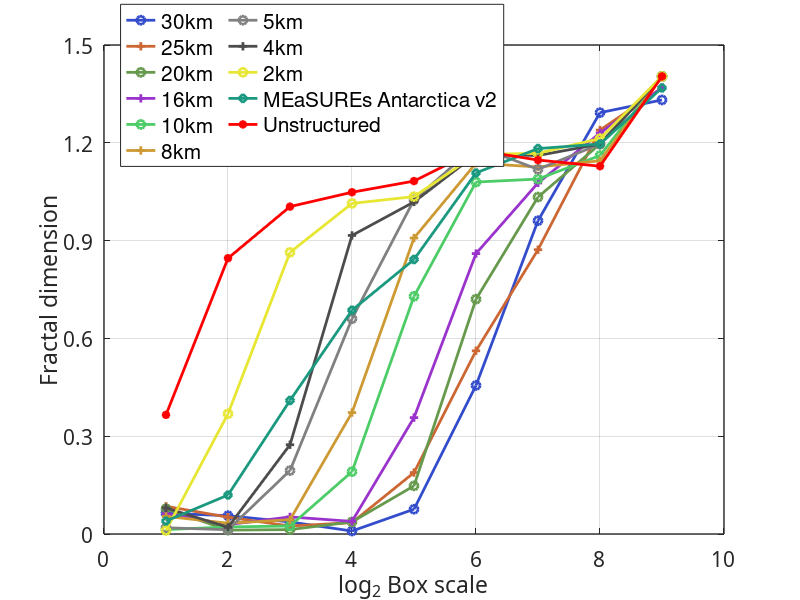
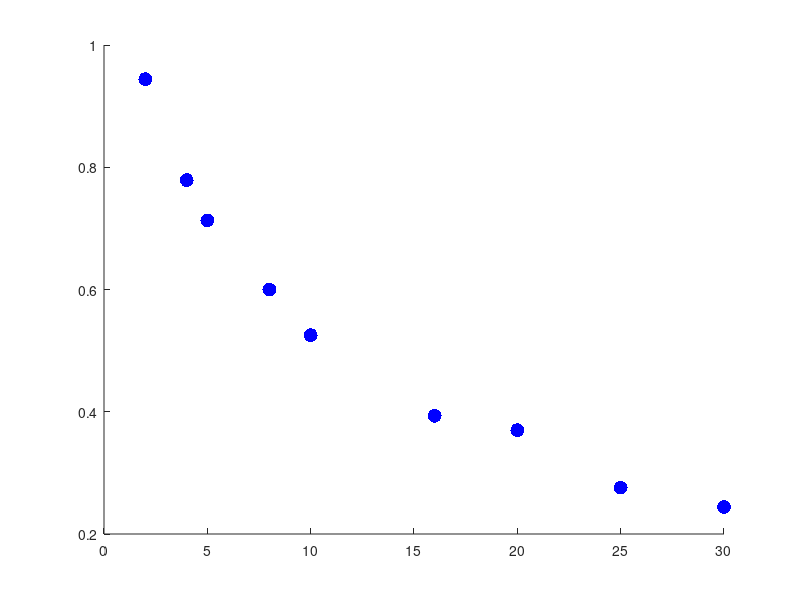

The MATLAB source for these figures, in order: (Note: this script raises an error after producing the figures.)
custom_colors = [
    0.2, 0.3, 0.8;    % 鲜艳的蓝色
    0.8, 0.4, 0.2;    % 鲜艳的橙色
    0.4, 0.6, 0.3;    % 鲜艳的绿色

    0.6, 0.2, 0.8;    % 紫色
    0.3, 0.8, 0.4;    % 青色
    0.8, 0.6, 0.2;    % 橙色

    0.5, 0.5, 0.5;    % 中性灰色
    0.3, 0.3, 0.3;    % 深灰色
    0.9, 0.9, 0.2;    % 亮黄色
    0.1, 0.6, 0.5;    % 海蓝色
];
boxSizes = 2.^(1:9);
logSizes = log2(boxSizes);
km30 = [0.0636,0.0562,0.0370,0.0091,0.0760,0.4557,0.9610,1.2925,1.3315];
km25 = [0.0850,0.0515,0.0245,0.0348,0.1884,0.5620,0.8721,1.2390,1.3685];
km20 = [0.0774,0.0119,0.0135,0.0370,0.1477,0.7203,1.0336,1.1962,1.4037];
km16 = [0.0623,0.0289,0.0524,0.0387,0.3570,0.8602,1.0769,1.2297,1.3685];
km10 = [0.0135,0.0217,0.0245,0.1912,0.7290,1.0796,1.0888,1.1610,1.4037];
km8 = [0.0541,0.0331,0.0437,0.3725,0.9078,1.1376,1.1258,1.1448,1.4037];
km5 = [0.0191,0.0131,0.1946,0.6603,1.0251,1.1912,1.1185,1.1962,1.4037];
km4 = [0.0801,0.0205,0.2738,0.9158,1.0186,1.1644,1.1610,1.1962,1.4037];
km2 = [0.0108,0.3688,0.8639,1.0141,1.0349,1.1643,1.1678,1.2131,1.4037];
kmMEaSUREs = [0.0397,0.1195,0.4096,0.6864,0.8421,1.1075,1.1823,1.1962,1.3685];
kmUnstructured = [0.3656,0.8459,1.0043,1.0483,1.0826,1.1775,1.1471,1.1282,1.4037];
figure
set(gcf,'color','w','position',[-2183.666666666667,-159.6666666666667,992.0000000000002,838]); 
plot(logSizes, km30,'Color',custom_colors(1,:), 'LineWidth', 2,'LineStyle','-','Marker','o');
hold on
plot(logSizes, km25,'Color',custom_colors(2,:), 'LineWidth', 2,'LineStyle','-','Marker','+');
hold on
plot(logSizes, km20,'Color',custom_colors(3,:), 'LineWidth', 2,'LineStyle','-','Marker','o');
hold on
plot(logSizes, km16,'Color',custom_colors(4,:), 'LineWidth', 2,'LineStyle','-','Marker','+');
hold on
plot(logSizes, km10,'Color',custom_colors(5,:), 'LineWidth', 2,'LineStyle','-','Marker','o');
hold on
plot(logSizes, km8,'Color',custom_colors(6,:), 'LineWidth', 2,'LineStyle','-','Marker','+');
hold on
plot(logSizes, km5,'Color',custom_colors(7,:), 'LineWidth', 2,'LineStyle','-','Marker','o');
hold on
plot(logSizes, km4,'Color',custom_colors(8,:), 'LineWidth', 2,'LineStyle','-','Marker','+');
hold on
plot(logSizes, km2,'Color',custom_colors(9,:), 'LineWidth', 2,'LineStyle','-','Marker','o');
hold on
plot(logSizes, kmMEaSUREs,'Color',custom_colors(10,:), 'LineWidth', 2,'LineStyle','-','Marker','diamond');
hold on
plot(logSizes, kmUnstructured,'r', 'LineWidth', 2,'LineStyle','-','Marker','*');
xlabel('log_{2} Box scale','Interpreter','tex','fontsize',15);
ylabel('Fractal dimension','Interpreter','tex','fontsize',15);
ylim([0,1.5]);
yticks(0:0.3:1.5);
legend('30km','25km','20km','16km','10km', '8km','5km','4km','2km','MEaSUREs Antarctica v2','Unstructured', 'northwest','fontsize',15);
set(gca,'linewidth',1,'fontsize',15,'fontweight','normal','fontname','time news roman');
set(legend,...
    'Position',[0.15070564516129 0.722653142402546 0.38239247311828 0.189140811455847],...
    'NumColumns',2,...
    'FontSize',15);
grid on;
path = 'E:\MATLAB\WQX\Inversion\20240610';
print(gcf, fullfile(path, '分形维数PLUS.png'), '-dpng', '-r1000');

%%
path = 'E:\MATLAB\WQX\Project1\出图代码\原图直出';
x = [2, 4, 5, 8, 10,16,20,25,30]; % 网格分辨率
% y = [0.9620,0.7879,0.7223,0.5969,0.5223,0.3847,0.3173,0.2587,0.2200];
y = [0.9441,0.7790,0.7131,0.5999,0.5253,0.3934,0.3699,0.2758,0.2441];
figure
set(gcf,'color','w','position',[500 200 650 600]); 
x=x';
y=y';  
[p, s] = polyfit(x, y, 1);
scatter(x, y, 100, 'b', 'filled'); % 'b'代表蓝色，'filled'填充点 
x = linspace(0, 32, 100);
x=x';
y1 = polyval(p, x);
[yfit, dy] = polyconf(p, x, s, 'predopt', 'curve');
hold on;
plot(x, y1, 'r', 'LineWidth', 2);


hold on;
y_line = 1.0511; % 不规则格网的Mean_diff值
plot([0, 50], [y_line, y_line], 'k--', 'LineWidth', 2);
hold on;
y_line2 = 0.7314; % 不规则格网的Mean_diff值
plot([0, 50], [y_line2, y_line2], 'r--', 'LineWidth', 2);
hold on;
patch([x; flipud(x)], [yfit - dy; flipud(yfit + dy)],[0.8, 0.8, 0.8], 'EdgeColor', 'none', 'FaceAlpha', 0.25);

% 设置坐标轴范围
xlim([0,32]);
ylim([0,1.45]);
set(gca,'xtick',[0 2 4 5 8 10 16 20 25 30]);
% ylim([375000,378500]);
% 添加标签和标题
xlabel('Grid size (km)','fontsize',15);
ylabel('Fractal dimension','Interpreter','tex','fontsize',15);
% ylabel('VAF (Gt{\cdot}a^{-1})','fontsize',15);
% 添加图例
legend('Structured grids', 'Robust fit','Unstructured grids','MEaSUREs Antarctica v2', 'Location', 'northwest','fontsize',15);
set(gca,'linewidth',1,'fontsize',15,'fontweight','normal','fontname','time news roman');
% 显示图形
grid on;

box on
print(gcf, fullfile(path, '分形维数.png'), '-dpng', '-r1000');

